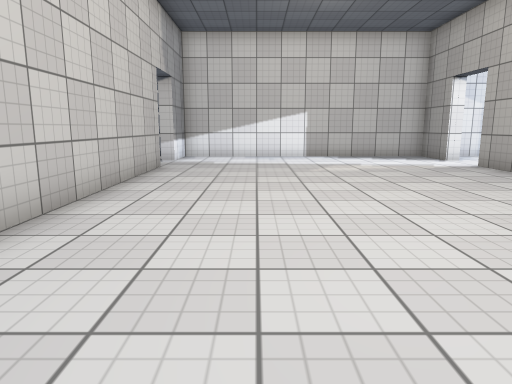
[1] (above)

21 first-person views from a walk through a 3-D level made in the Unity game engine. The camera is 1.2 m above the floor, tilts 10° down and sees 70° across. The floor is counted in squares, 1 m on a side. Each view is taken from the middle of a square. On the plan, view 1 faces up. The plan holds only what a view shows up to about 15 squares ahead; the rest is blank. The place goes on beyond the plan. The player is left out. Some surface patterns are stand-ins.

[2]
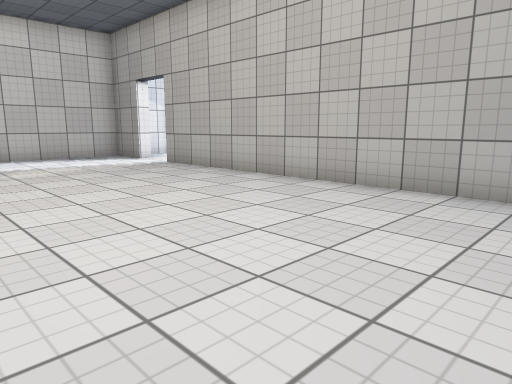

[3]
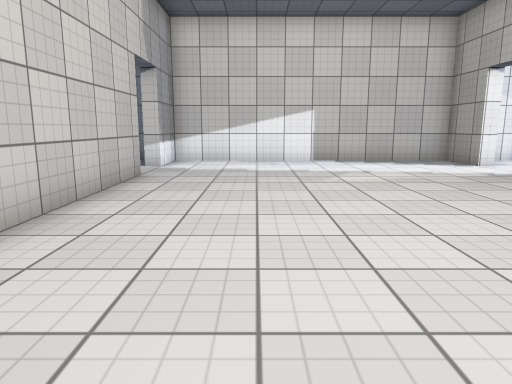

[4]
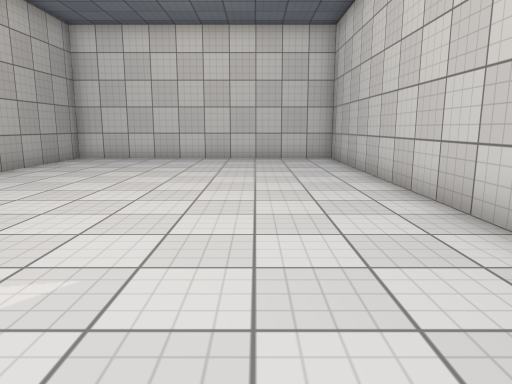

[5]
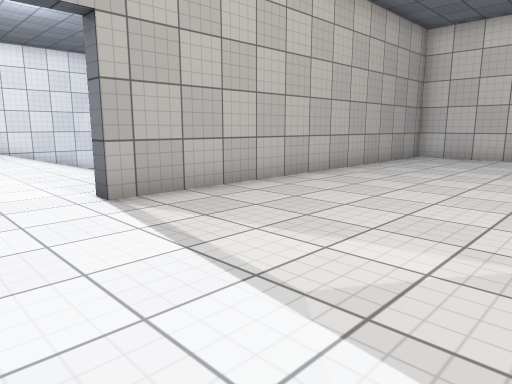

[6]
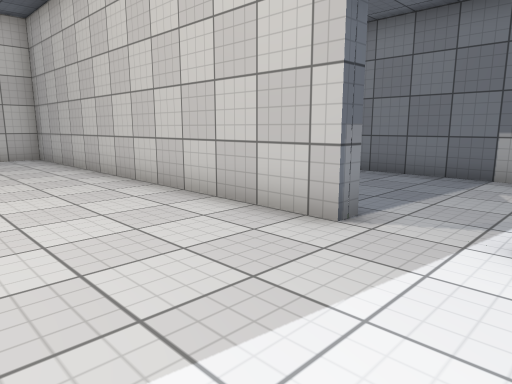

[7]
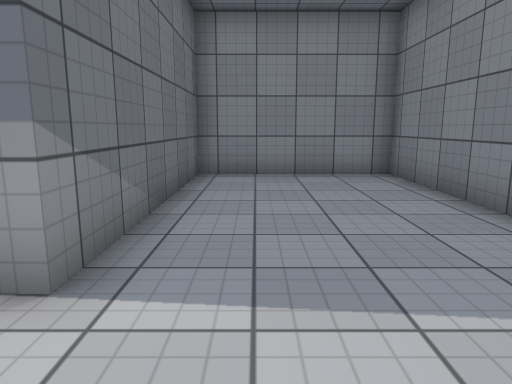

[8]
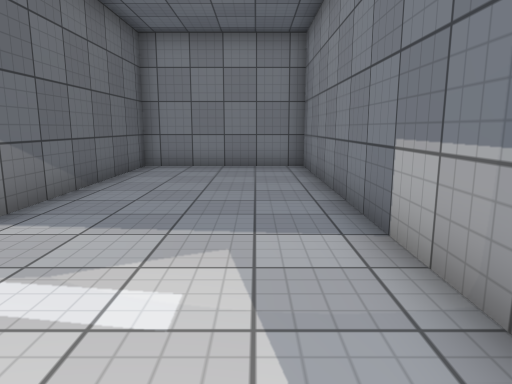

[9]
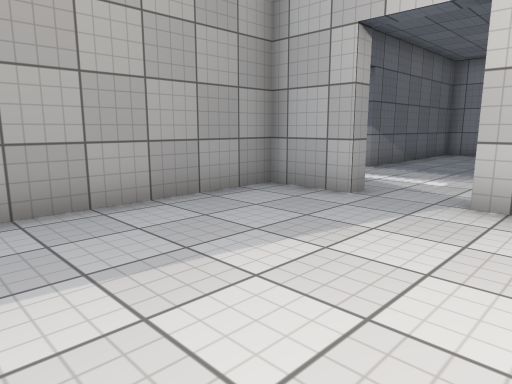

[10]
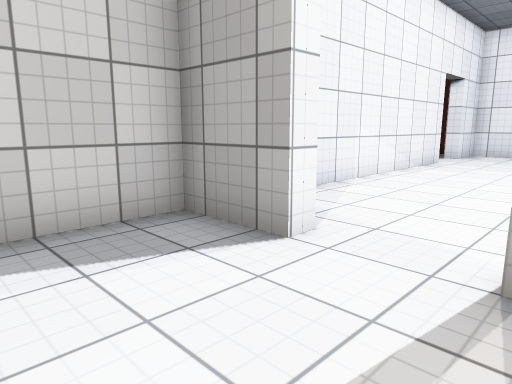

[11]
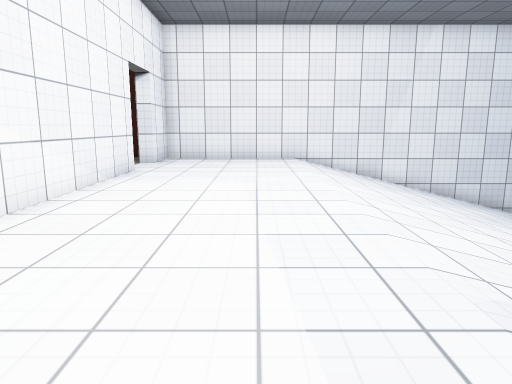

[12]
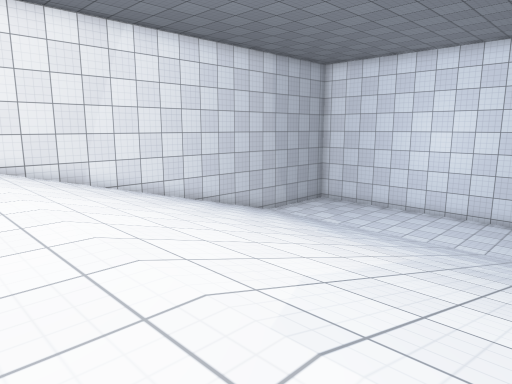

[13]
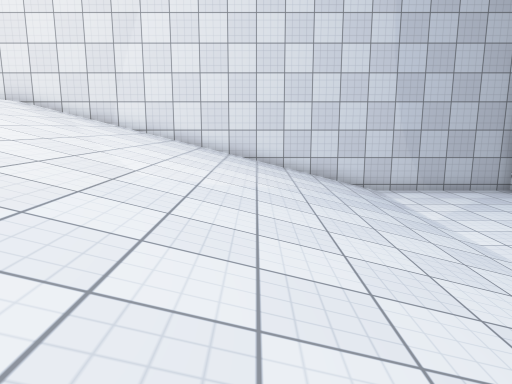

[14]
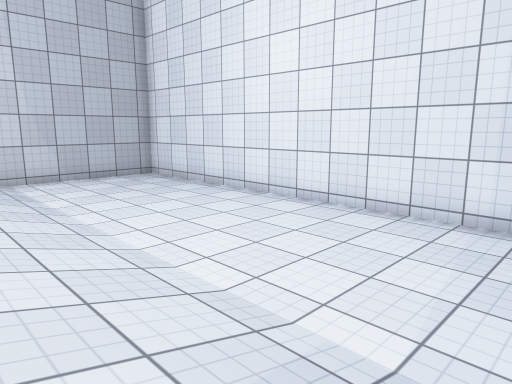

[15]
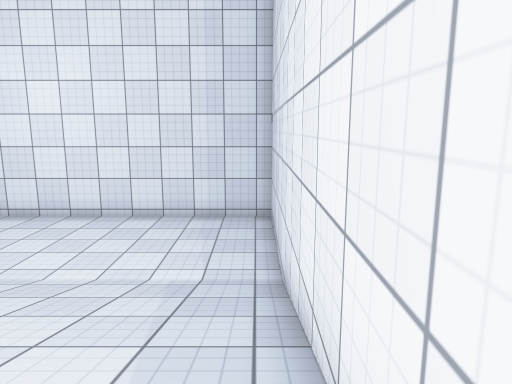

[16]
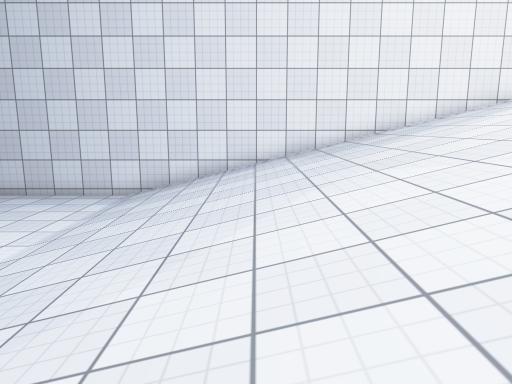

[17]
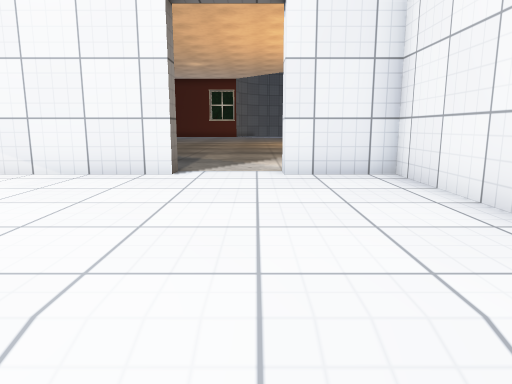

[18]
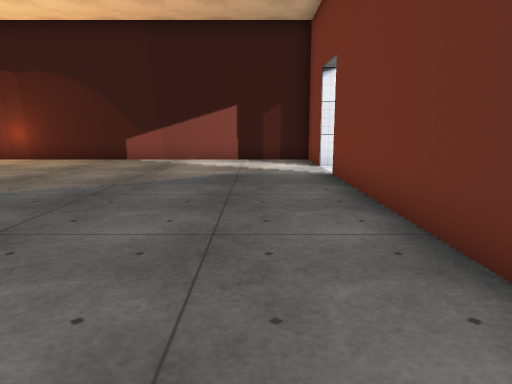

[19]
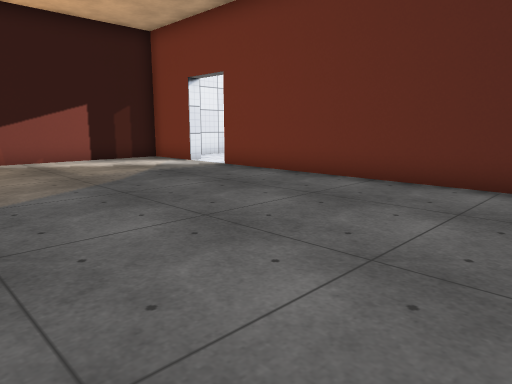

[20]
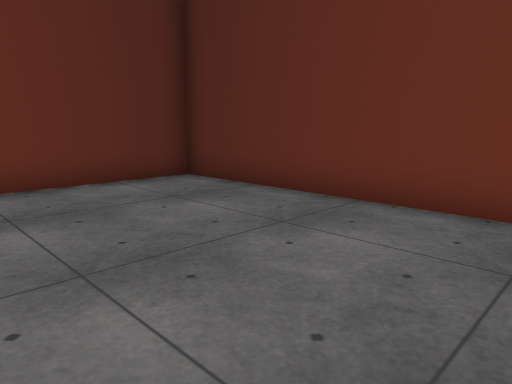

[21]
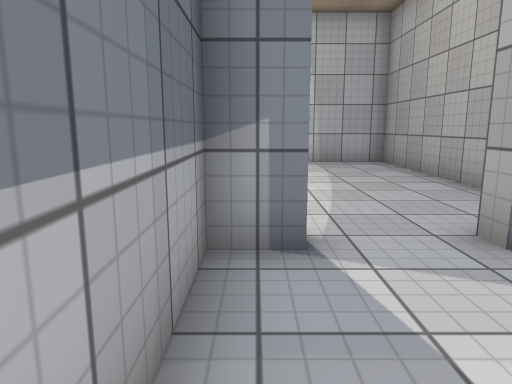

### Floor plan
Key: @ floor where view 1 was taken; # wall or solid block; . main floor; - floor 3.25 m lower than the main floor; / step, stairs or slope.
Columns run from 9 left of view 1 to 22 right of it. Each row starts with its distance up from view 1.
 24    ...#          . .. .  ......#
 23    ...#         #..............#
 22 . ....#         #..............#
 21  .....#         #..............#
 20 ......#         #..............#
 19 ......#         #..............#
 18  .....#         #..............#
 17  .....#         #..............#
 16 ##..#######################..###
 15 # ..###      ...#          ..###
 14 #....##.........#.............#
 13 #.............................#
 12 #.............................#
 11 #....##.........#.............#
 10 #.... #.........#/////////////#
  9 #.... #.........#/////////////#
  8 #.... #.........#/////////////#
  7 #.... #.........#/////////////#
  6 #.... #.........#/////////////#
  5 #.... #.........#/////////////#
  4 #######.........#/////////////#
  3       #.........#/////////////#
  2       #.........#/////////////#
  1       #.........#/////////////#
  0       #..@......#/////////////#
 -1       #.........#/////////////#
 -2       ###########/////////////#
 -3                 #-------------#
 -4                 #-------------#
 -5                 #-------------#
 -6                 #-------------#
 -7                 #-------------#
 -8                 ###############

Positions as (right, up) in squares from view 1, and headings:
1: (0, 0), facing up
2: (0, 0), facing up-right
3: (0, 2), facing up
4: (0, 13), facing down
5: (1, 14), facing down-right
6: (1, 14), facing down-left
7: (-5, 14), facing down
8: (-7, 16), facing down
9: (-9, 22), facing down-right
10: (4, 11), facing up-right
11: (7, 12), facing right
12: (8, 12), facing down-right
13: (8, 2), facing right
14: (8, 0), facing down-right
15: (8, 4), facing down
16: (20, 2), facing left
17: (19, 9), facing up
18: (8, 18), facing right
19: (8, 24), facing down-right
20: (13, 24), facing down-left
21: (-8, 12), facing up
